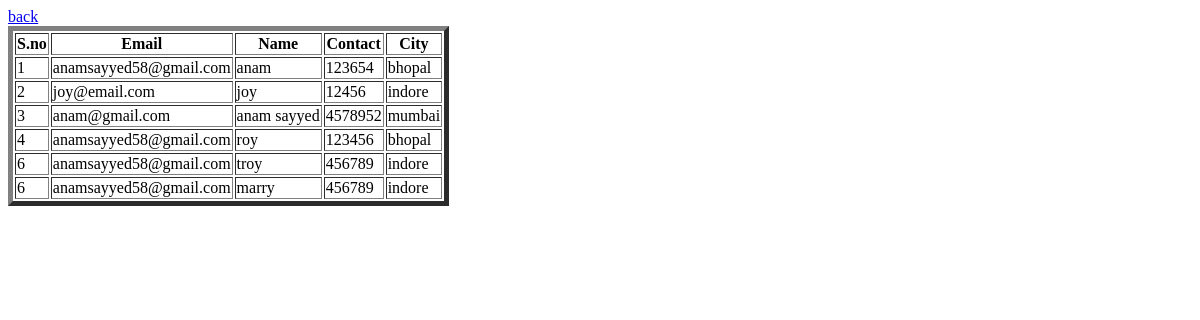
The page /allstu on the database as committed earlier.
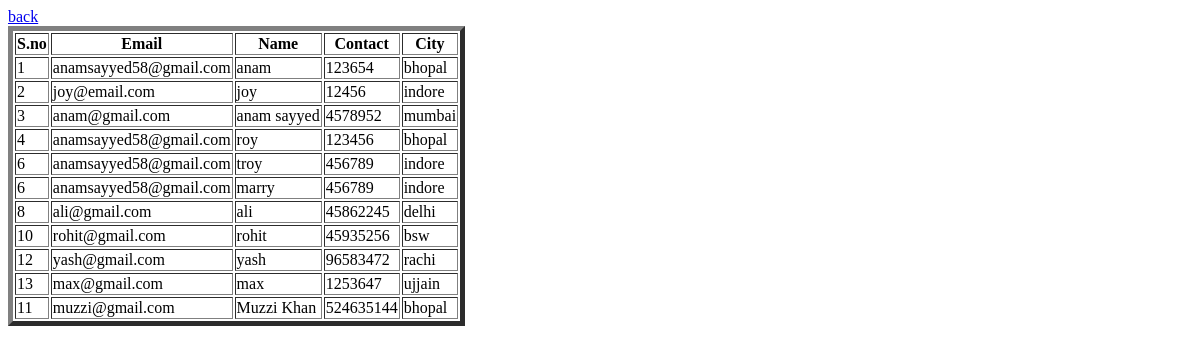
The same page on the database as committed later.
### app/models.py (models this page shows, shortened)
class Students(models.Model):
    stu_name = models.CharField(max_length=50)
    stu_email = models.EmailField(max_length=50)
    stu_sno = models.IntegerField()
    stu_contact = models.IntegerField()
    stu_city = models.CharField(max_length=15)

### app/views.py (the view)
# urls.py: path('allstu',views.allstu,name="allstu"),
def allstu(request):
    data = Students.objects.all
    return render(request,'table.html',{'data':data})

### app/templates/table.html (shortened to what this page needs)
<!DOCTYPE html>
<html lang="en">
<head>
</head>
<body>
        <a href="{% url 'landing' %}">back</a>
    <table border="5">
            <tr>
                <th>S.no</th>
                <th>Email</th>
                <th>Name</th>
                <th>Contact</th>
                <th>City</th>
            </tr>
                {%  for i in data %}
                <tr>
                    <td>{{i.stu_sno}}</td>
                    <td>{{i.stu_email}}</td>
                    <td>{{i.stu_name}}</td>
                    <td>{{i.stu_contact}}</td>
                    <td>{{i.stu_city}}</td>
                </tr>
                {% endfor %}
    </table>
</body>
</html>

Rows that differ between the two databases and show on the page:
added Students: stu_sno "8", stu_email "ali@gmail.com", stu_name "ali", stu_contact "45862245", stu_city "delhi"
added Students: stu_sno "10", stu_email "rohit@gmail.com", stu_name "rohit", stu_contact "45935256", stu_city "bsw"
added Students: stu_sno "12", stu_email "yash@gmail.com", stu_name "yash", stu_contact "96583472", stu_city "rachi"
added Students: stu_sno "13", stu_email "max@gmail.com", stu_name "max", stu_contact "1253647", stu_city "ujjain"
added Students: stu_sno "11", stu_email "muzzi@gmail.com", stu_name "Muzzi Khan", stu_contact "524635144", stu_city "bhopal"
